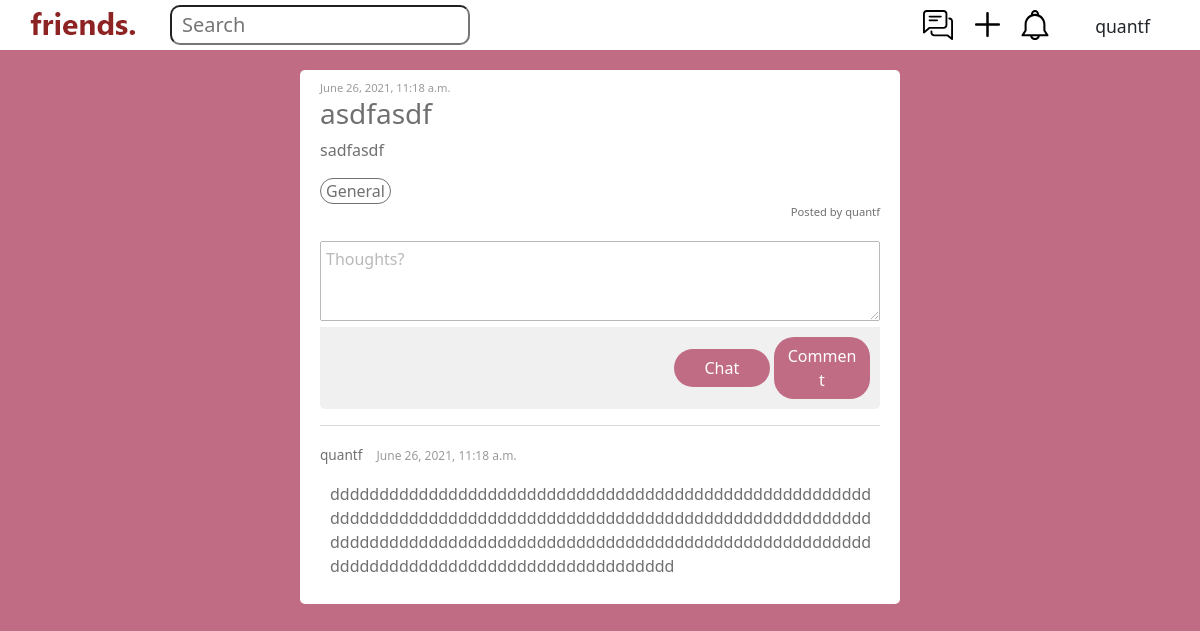
Page /thread/1 (signed in) on the committed database.
### main/models.py (models this page shows, shortened)
class Thread(models.Model):
	user = models.ForeignKey(User, on_delete=models.CASCADE)
	title = models.CharField(max_length=100, default='', blank=True)
	content = models.CharField(max_length=1000, default='', blank=True)
	tags = models.JSONField(default=list, null=True)
	location = models.CharField(max_length=30, default='General'),
	created_at = models.DateTimeField(auto_now_add=True)
	def getUser(self):
		return self.user
	def getThreadChat(self):
		return self.threadchat
	class Meta:
		unique_together = (("title", "content"),)

class Postable(PolymorphicModel):
	user = models.ForeignKey(User, on_delete=models.CASCADE)
	content = models.CharField(max_length=200, default='', blank=True)
	created_at = models.DateTimeField(auto_now_add=True)

class Comment(Postable):
	thread = models.ForeignKey(Thread, on_delete=models.CASCADE)

class Postable(PolymorphicModel):
	user = models.ForeignKey(User, on_delete=models.CASCADE)
	content = models.CharField(max_length=200, default='', blank=True)
	created_at = models.DateTimeField(auto_now_add=True)

### main/views.py (the view, shortened to what this page needs)
# urls.py: path("thread/<int:id>", views.index, name="index"),
@login_required(login_url='/loginprompt/')
def index(response, id):
	t = Thread.objects.get(id=id)
	button_mode = t.getThreadChat().checkAllow(response.user)
	already_requested = len(ThreadJoinRequest.objects.filter(threadchat=t.getThreadChat(), requester=response.user)) > 0
	return render(response, "main/index.html",
		{"t":t,
		"button_mode":button_mode,
		"len_list":len(t.getThreadChat().user_list.all()) + 1,
		"requested":already_requested}
		)

### main/models.py (called while the page is built)
	def checkAllow(self, u):
		return u in self.user_list.all() or u == self.thread.getUser()

### main/templates/main/index.html (shortened to what this page needs)
{% extends 'main/base.html' %}
{% block content %}
	<div class="center">
		<div class="full-info">
			<p class="post-datetime">{{t.created_at}}</p>
			<h3>{{t.title}}</h3>
			<p>{{t.content}}</p>
			{% for tag in t.tags %}
				<div class="tags">
					{{tag}}
				</div>
			{% endfor %}
			<div class="postedby">
				<p>Posted by {{t.user}}</p>
			</div>
			<div class="comment-form">
				<form method="post" action="#">
					<textarea name="new" placeholder="Thoughts?" maxlength="200"></textarea>
					<div class="comment-btns">
						{% if button_mode %}
							<button class="comment-btns-btn btn" type="submit", name="gochat", value="true">Chat</button>
						{% elif not requested %}
							<button class="comment-btns-btn btn" type="submit", name="requestchat", value="true">Request</button>
						{% else %}
							<p>Request sent</p>
						{% endif %}
						<button class="comment-btns-btn btn" type="submit">Comment</button>
					</div>
				</form>
			</div>
			<div>
				{% for comment in t.comment_set.all %}
				<hr>
					<div>
						<p class="comment-commenter">{{comment.user}}</p>
						<p class="comment-datetime">{{comment.created_at}}</p>
						<p class="comment-content">{{comment.content}}</p>
					</div>
				{% endfor%}
			</div>
		</div>
	</div>
{% endblock %}

### main/templates/main/base.html (shortened to what this page needs)
{% load static %}
<!doctype html>
<html lang="en">
<head>
	<link href="https://cdn.jsdelivr.net/npm/bootstrap@5.0.1/dist/css/bootstrap.min.css" rel="stylesheet">
	<link rel="stylesheet" href="{% static 'css/styles.css' %}">
</head>
<body>
	<nav class="topnav">
		<a class="brand" href="/">
			<img src="{% static 'images/friends.png' %}" alt="home">
		</a>
		<form class="searchbar" method="get" action="search">
			<input class="bar" type="search" name="q" placeholder="Search" aria-label="Search" />
		</form>
		{% if user.is_authenticated %}
			<a class="topnavicon" href="/notifications">
				<img class='bell' src="{% static 'images/bell.svg' %}" alt="notifs">
			</a>
			<a class="topnavicon" href="/create">
				<img class='plus' src="{% static 'images/plus.svg' %}" alt="create">
			</a>
			<a class="topnavicon" href="/chatlist">
				<img class='chatlist' src="{% static 'images/chat.svg' %}" alt="chatlist">
			</a>
			<div class="dropdown">
				<p>{{user}}</p>
			</div>
		{% endif %}
	</nav>
	<div class="main">
		{% block content %}
		{% endblock %}
	</div>
</body>
</html>

### main/static/css/styles.css (style rules this page uses)
a { color: black; text-decoration: none; }
.bell { height: 30px; position: absolute; right: 150px; margin-top: 10px; }
body { background-color: #c06c84; }
.bar { position: absolute; width: 300px; height: 40px; top: 5px; left: 50px; border-radius: 10px; }
.bar::placeholder { position: absolute; font-size: 20px; top: 4px; left: 10px }
.brand { position: absolute; left: 30px; padding-top: 3px; }
.center { width: 50%; margin: 0 auto; padding-top: 20px; }
.chatlist { height: 30px; position: absolute; right: 247px; margin-top: 10px; }
.comment-btns { background-color: #f0f0f0; padding: 10px; border-radius: 0 0 5px 5px; }
.comment-btns-btn { width: 96px; border-radius: 20px; color: white; background-color: #c06c84; }
.comment-commenter { display: inline-block; font-size: 0.85rem; margin-right: 10px; }
.comment-content { margin-left: 10px; }
.comment-datetime { display: inline-block; font-size: 0.75rem; opacity: 70%; }
.comment-form { text-align: right; margin-top: 20px; }
.comment-form textarea { width: 100%; height: 80px; opacity: 50%; padding: 5px; }
.dropdown { position: absolute; display: inline-block; right: 50px; margin-top: 13px; font-size: 1.1rem; }
.full-info { background-color: white; border-radius: 5px; height: 100%; color: #707070; padding: 10px 20px; word-wrap: break-word; }
.main { margin-top: 50px; }
.plus { height: 25px; position: absolute; right: 200px; margin-top: 12px; }
.post-datetime { font-size: 0.7rem; margin-bottom: 0; opacity: 70%; }
.postedby { font-size: 0.7rem; text-align: right; }
.postedby p { margin-bottom: 0; }
.searchbar { position: absolute; left: 120px; }
.tags { display: inline-block; border-style: solid; border-width: thin; border-radius: 20px; padding: 0 5px; }
.topnav { position: fixed; top: 0; width: 100%; height: 50px; background-color: white; }
.topnavicon { display: block; }

### rows in the picture
Thread: created_at "June 26, 2021, 11:18 a.m.", title "asdfasdf", content "sadfasdf", user "quantf"
Comment: user "quantf", created_at "June 26, 2021, 11:18 a.m.", content "dddddddddddddddddddddddddddddddddddddddddddddddddddddddddddddddddddddddddddddddddddddddddddddddddddddddddddddddddddddddddddddddddddddddddddddddddddddddddddddddddddddddddddddddddddddddddddddddddddddddd"

### other values in the picture
{{ user }} "quantf"
{{ tag }} "General"
